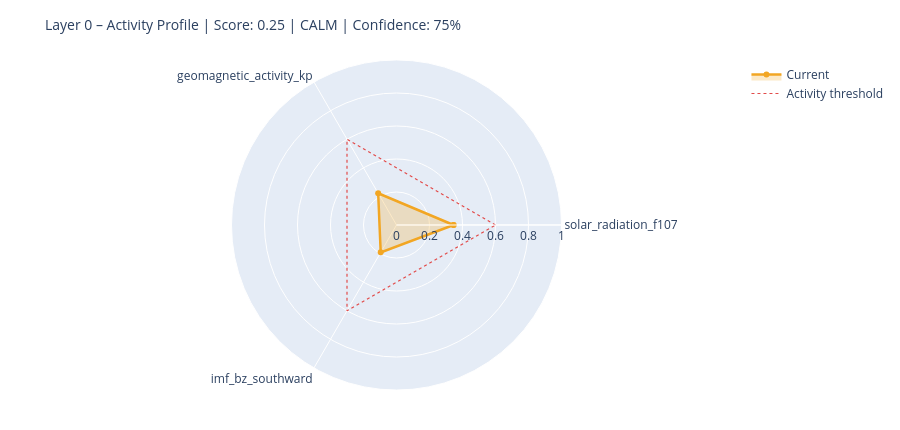

This figure's notebook cell:
### Markdown cell above
---
## 6. State Assessment & Handoff to Layer 1

### Code cell
# ============================================================
# STEP 1 – Collect raw values with source modes
# Mode: 'primary' | 'fallback_3h' | 'last_valid' | 'missing'
# ============================================================

def safe_last(df, col):
    if df is None or col not in df.columns: return None
    s = df[col].dropna()
    return float(s.iloc[-1]) if not s.empty else None

f107_now = safe_last(df_f107, 'f10.7')
bz_now   = safe_last(df_mag,  'bz_gsm')
kp_now   = safe_last(df_kp,   'kp')
sw_now   = safe_last(df_sw,   'speed')

source_modes = {
    'F10.7':    'primary'  if f107_now is not None else 'missing',
    'Kp':       'primary'  if kp_now   is not None else 'missing',
    'IMF_Bz':   'primary'  if bz_now   is not None else 'missing',
    'SW_speed': 'primary'  if sw_now   is not None else 'missing',
}

# Kp Fallback – 3h endpoint
if kp_now is None:
    try:
        r = requests.get(
            'https://services.swpc.noaa.gov/json/noaa-planetary-k-index.json',
            timeout=10)
        r.raise_for_status()
        fb = pd.DataFrame(r.json())
        tc = next((c for c in fb.columns if 'time' in c.lower()), fb.columns[0])
        kc = next((c for c in fb.columns if 'kp' in c.lower() and c != tc), None)
        if kc:
            fb[kc] = fb[kc].astype(str).str.extract(r'([0-9]+(?:\.[0-9]*)?)')[0]
            fb[kc] = pd.to_numeric(fb[kc], errors='coerce')
            fb = fb[fb[kc] >= 0].dropna(subset=[kc])
            if not fb.empty:
                kp_now = float(fb[kc].iloc[-1])
                source_modes['Kp'] = 'fallback_3h'
                print(f'  Kp fallback (3h): {kp_now:.1f}')
    except Exception as e:
        print(f'  Kp fallback failed: {e}')

# Solar Wind Fallback – last valid value
if sw_now is None and df_sw is not None and 'speed' in df_sw.columns:
    s = df_sw['speed'].dropna()
    if not s.empty:
        sw_now = float(s.iloc[-1])
        source_modes['SW_speed'] = 'last_valid'
        print(f'  SW fallback (last_valid): {sw_now:.0f} km/s')

print()
print('Source modes:', source_modes)

# ============================================================
# STEP 2 – Score from available components only
# ============================================================

def norm(v, lo, hi):
    if v is None: return None
    return max(0.0, min(1.0, (v - lo) / (hi - lo)))

COMPONENTS = {
    'solar_radiation_f107':    (f107_now, norm(f107_now, 60, 250)),
    'geomagnetic_activity_kp': (kp_now,   norm(kp_now,   0,   9)),
    'imf_bz_southward':        (bz_now,   norm(-(bz_now or 0) if bz_now else None, -5, 30)
                                           if bz_now is not None else None),
    'solar_wind_speed':        (sw_now,   norm(sw_now, 300, 800)),
}

available   = {k: v[1] for k, v in COMPONENTS.items() if v[1] is not None}
unavailable = [k for k, v in COMPONENTS.items() if v[1] is None]

layer0_score = round(sum(available.values()) / len(available), 4) if available else None
confidence   = round(len(available) / len(COMPONENTS), 2)

level = ('unknown'  if layer0_score is None
         else 'calm'     if layer0_score < 0.3
         else 'moderate' if layer0_score < 0.6
         else 'active')

# ============================================================
# STEP 3 – Dominant Driver
# ============================================================

def dominant_driver(kp, f107, bz, sw):
    candidates = []
    if kp   is not None and kp   >= 4:   candidates.append(('geomagnetic',    kp / 9))
    if sw   is not None and sw   >= 500:  candidates.append(('solar_wind',     sw / 800))
    if bz   is not None and bz   <= -5:   candidates.append(('imf_southward',  abs(bz) / 30))
    if f107 is not None and f107 >= 150:  candidates.append(('solar_radiation',f107 / 250))
    return max(candidates, key=lambda x: x[1])[0] if candidates else 'none'

driver = dominant_driver(kp_now, f107_now, bz_now, sw_now)

# ============================================================
# STEP 4 – Downstream expectations
# ============================================================

def downstream_expectation(driver, score, kp, bz, f107):
    exp = {
        'magnetosphere':        'calm',
        'ionosphere':           'calm',
        'schumann_resonance':   'unchanged',
        'lithosphere_currents': 'low',
    }
    if driver == 'geomagnetic' or (kp and kp >= 5):
        exp['magnetosphere']        = 'compressed / storm'
        exp['ionosphere']           = 'elevated disturbance (TEC variability)'
        exp['schumann_resonance']   = 'elevated amplitude possible'
        exp['lithosphere_currents'] = 'elevated induction currents'
    elif driver == 'imf_southward' or (bz and bz <= -5):
        exp['magnetosphere']        = 'energy coupling active'
        exp['ionosphere']           = 'elevated electron density possible'
        exp['schumann_resonance']   = 'slight modulation possible'
    elif driver == 'solar_radiation' or (f107 and f107 >= 150):
        exp['ionosphere']           = 'elevated ionization (F-layer)'
        exp['schumann_resonance']   = 'slightly elevated background activity'
    return exp

downstream = downstream_expectation(driver, layer0_score, kp_now, bz_now, f107_now)

# ============================================================
# CONSOLE OUTPUT
# ============================================================

W = 58
print('=' * W)
print('LAYER 0 – STATE ASSESSMENT')
print('=' * W)
for name, (raw_v, score_v) in COMPONENTS.items():
    if score_v is not None:
        bar = '█' * int(score_v * 20) + '░' * (20 - int(score_v * 20))
        print(f'  {name:<35}  {bar}  {score_v:.2f}')
    else:
        print(f'  {name:<35}  {"─" * 20}  n/a')
print('-' * W)
print(f'  Score ({len(available)}/{len(COMPONENTS)} components):  {layer0_score:.3f}')
print(f'  Confidence:         {confidence:.0%}')
print(f'  Level:              {level.upper()}')
print(f'  Dominant Driver:    {driver}')

# Radar chart
cats = list(available.keys())
vals = list(available.values())
if len(cats) >= 3:
    fig = go.Figure()
    fig.add_trace(go.Scatterpolar(
        r=vals + [vals[0]], theta=cats + [cats[0]],
        fill='toself', fillcolor='rgba(242,166,35,0.25)',
        line=dict(color='#F2A623', width=2.5), name='Current'
    ))
    fig.add_trace(go.Scatterpolar(
        r=[0.6] * (len(cats) + 1), theta=cats + [cats[0]],
        line=dict(color='#E24B4A', dash='dot', width=1.2),
        mode='lines', name='Activity threshold'
    ))
    fig.update_layout(
        title=dict(text=f'Layer 0 – Activity Profile | Score: {layer0_score:.2f} | {level.upper()} | Confidence: {confidence:.0%}',
                   font=dict(size=14)),
        polar=dict(radialaxis=dict(visible=True, range=[0, 1])),
        height=430, showlegend=True,
        margin=dict(l=60, r=60, t=60, b=40)
    )
    fig.show()

### Figure 1 — Plotly figure (JSON) as saved in the notebook; plotly's stock layout.template omitted (floating-point values rounded to 4 significant figures)
{"data": [{"fill": "toself", "fillcolor": "rgba(242,166,35,0.25)", "line": {"color": "#F2A623", "width": 2.5}, "name": "Current", "r": [0.3457, 0.2222, 0.1914, 0.3457], "theta": ["solar_radiation_f107", "geomagnetic_activity_kp", "imf_bz_southward", "solar_radiation_f107"], "type": "scatterpolar"}, {"line": {"color": "#E24B4A", "dash": "dot", "width": 1.2}, "mode": "lines", "name": "Activity threshold", "r": [0.6, 0.6, 0.6, 0.6], "theta": ["solar_radiation_f107", "geomagnetic_activity_kp", "imf_bz_southward", "solar_radiation_f107"], "type": "scatterpolar"}], "layout": {"height": 430, "margin": {"b": 40, "l": 60, "r": 60, "t": 60}, "polar": {"radialaxis": {"range": [0, 1], "visible": true}}, "showlegend": true, "title": {"font": {"size": 14}, "text": "Layer 0 – Activity Profile | Score: 0.25 | CALM | Confidence: 75%"}}}
